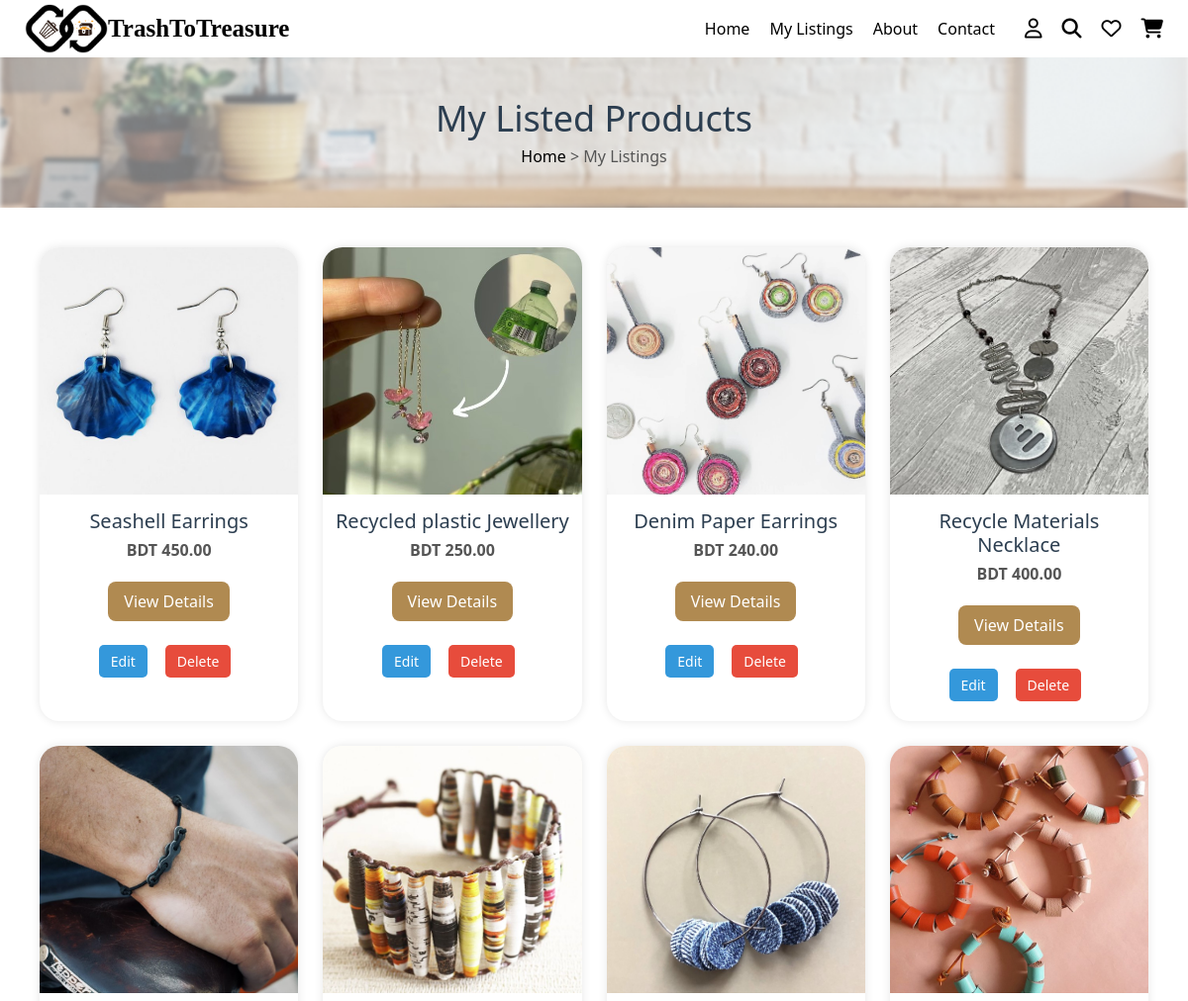
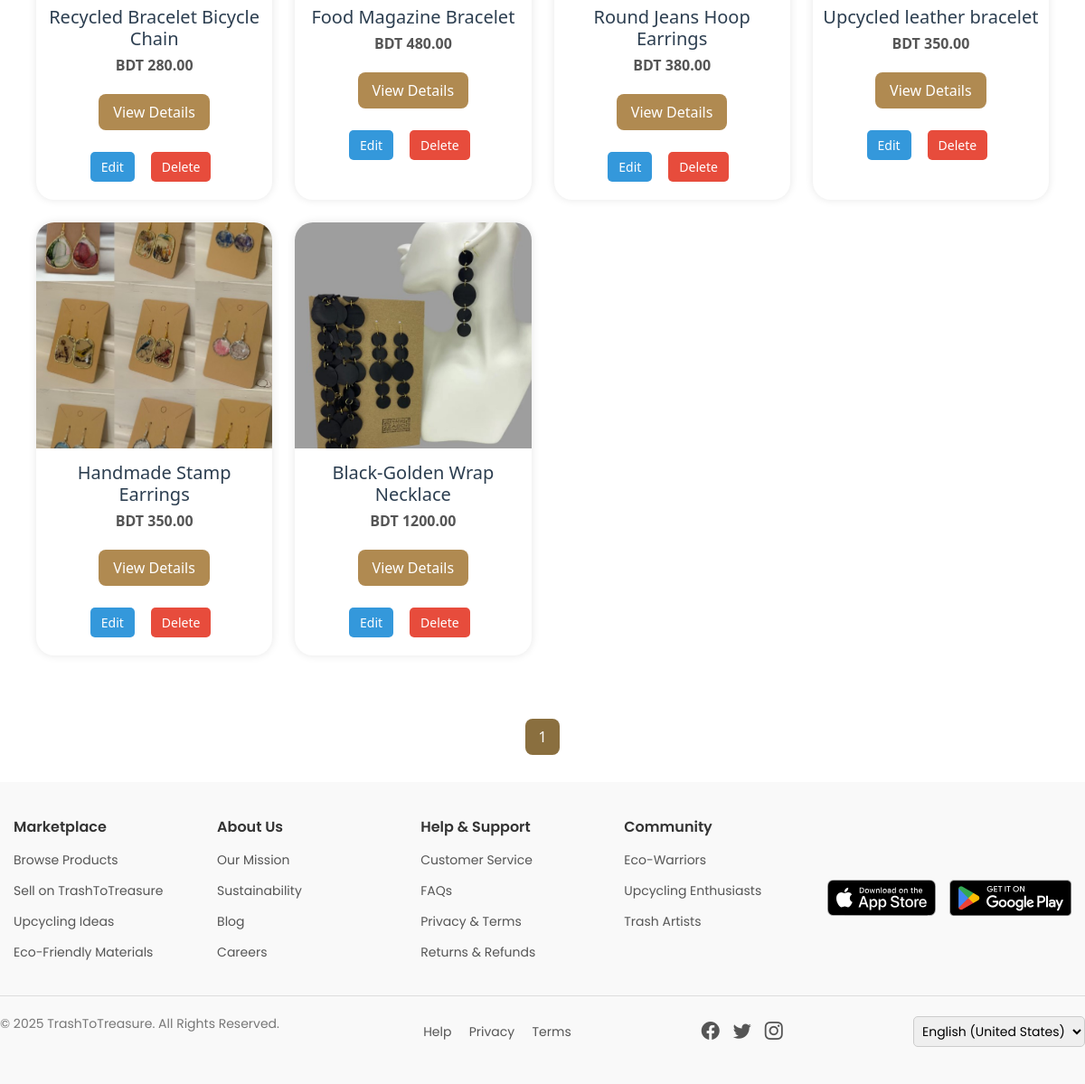
/listed_products/ (signed in), run on the app's committed database (2 pictures, top to bottom).
### marketplace/models.py (models this page shows, shortened)
class UpcycledProduct(models.Model):
    product_name = models.CharField(max_length=255, default="")
    category = models.CharField(max_length=100, default="")
    description = models.TextField()
    price = models.DecimalField(max_digits=10, decimal_places=2)
    product_status = models.CharField(max_length=20, choices=PRODUCT_STATUS_CHOICES, default='active')
    artisan = models.ForeignKey(User, on_delete=models.CASCADE, related_name='upcycled_products', null=True, blank=True)
    approval_status = models.BooleanField(default=False)
    stock_availability = models.IntegerField()
    product_images = models.ImageField(upload_to='upcycled_products/', blank=True, null=True)
    location = models.CharField(max_length=255, default="")
    rating = models.DecimalField(max_digits=3, decimal_places=2, default=0.0)
    tags = models.CharField(max_length=255, blank=True, null=True)
    listing_date = models.DateTimeField(auto_now_add=True)
    last_updated = models.DateTimeField(auto_now=True, null=True, blank=True)
    sold_count = models.IntegerField(default=0)
    delivery_status = models.CharField(max_length=20, choices=DELIVERY_STATUS_CHOICES, default='ready')
    slug = models.SlugField(max_length=255, unique=True, blank=True)

### marketplace/views.py (the view)
# urls.py: path('listed_products/', listed_products, name='listed_products'),  # Artisan's listed products
@login_required
def listed_products(request):
    if request.user.role != 'artisan':
        return HttpResponseForbidden("You are not authorized to view this page.")
    products = UpcycledProduct.objects.filter(artisan=request.user)
    paginator = Paginator(products, 12) # 12 products per page
    page_number = request.GET.get('page')
    page_obj = paginator.get_page(page_number)
    return render(request, 'listed_products.html', {
        'products': products,  # Keep this if you want to use it elsewhere
        'page_obj': page_obj   # This is the one your grid uses
    })

### marketplace/templates/listed_products.html (shortened to what this page needs)
{% load static %}
{% include "header.html" %}
<!DOCTYPE html>
<html lang="en">
<head>
    <link rel="stylesheet" href="{% static 'css/buyer_profile.css' %}">
</head>
<body>
<section class="product-banner">
    <h2>My Listed Products</h2>
    <p><a href="/">Home</a> >  My Listings</p>
</section>
<div class="products-grid">
    {% for product in page_obj %}
        <div class="product-card">
            <img src="{{ product.product_images.url }}" alt="{{ product.product_name }}">
            <h3>{{ product.product_name }}</h3>
            <p><strong>BDT {{ product.price }}</strong></p>
            <a href="{% url 'upcycled_product_details' product.slug %}" class="view-button">View Details</a>
            <div class="button-pair">
                <a href="{% url 'edit_product'   product.pk %}" class="edit-btn">Edit</a>
                <a href="{% url 'delete_product' product.pk %}" class="delete-btn">Delete</a>
            </div>
        </div>
    {% endfor %}
</div>
<div class="pagination-wrapper">
    <div class="pagination">
        {% for num in page_obj.paginator.page_range %}
            {% if page_obj.number == num %}
                <strong style="margin: 0 5px;">{{ num }}</strong>
            {% elif num >= page_obj.number|add:'-2' and num <= page_obj.number|add:'2' %}
                <a href="?page={{ num }}">{{ num }}</a>
            {% endif %}
        {% endfor %}
    </div>
</div>
</body>
</html>
{% include "footer.html" %}

### marketplace/static/css/buyer_profile.css (style rules this page uses)
.product-banner { text-align: center; padding: 50px 0; background: url('/static/images/bg.png') no-repeat center; background-size: cover; color: #000; }
.product-banner h2 { font-size: 40px; margin: 0; }
.product-banner p { margin: 10px 0 0; }
.product-banner a { color: #000; text-decoration: none; }
h2 { font-size: 24px; margin-bottom: 20px; color: #333; }
.button-pair { display: flex; flex-direction: row; align-items: center; justify-content: space-between; gap: 10px; margin-top: 10px; }

### marketplace/templates/header.html (style rules this page uses)
* { margin: 0; padding: 0; box-sizing: border-box; }
body { font-family: Arial, sans-serif; background: #fff; }

### marketplace/templates/listed_products.html (style rules this page uses)
.products-grid { display: grid; grid-template-columns: repeat(auto-fit, minmax(250px, 1fr)); gap: 25px; padding: 40px; max-width: 1200px; margin: auto; }
.product-card { background: #fff; border-radius: 20px; box-shadow: 0 0 10px rgba(0,0,0,0.1); overflow: hidden; text-align: center; transition: 0.3s ease-in-out; }
.product-card img { width: 100%; height: 250px; object-fit: cover; }
.product-card h3 { margin: 15px 10px 5px; font-size: 20px; color: #2c3e50; }
.product-card p { margin: 0 10px 10px; color: #555; }
.view-button { display: inline-block; margin: 10px 0 20px; padding: 8px 16px; background-color: #b08a51; color: #fff; border-radius: 8px; text-decoration: none; }
.product-banner { text-align: center; background-color: #e0f7ec; padding: 40px 0; }
.product-banner h2 { font-size: 36px; color: #2c3e50; }
.product-banner p { color: #555; margin-top: 5px; }
.pagination-wrapper { width: 100%; display: flex; justify-content: center; margin: 30px 0; }
.pagination { display: flex; gap: 10px; flex-wrap: wrap; }
.pagination a, .pagination strong { padding: 8px 14px; background-color:rgb(0, 0, 0); color: #fff; border-radius: 8px; text-decoration: none; font-weight: 500; }
.pagination strong { background-color: #8a6f3f; }
.button-pair { display: flex; justify-content: center; margin-top: 4px; margin-bottom: 20px; }
.button-pair a { text-decoration: none; }
.edit-btn, .delete-btn { padding: 6px 12px; border-radius: 5px; text-decoration: none; color: white; font-size: 14px; margin-right: 8px; }
.edit-btn { background-color: #3498db; }
.delete-btn { background-color: #e74c3c; }

### data on the page
UpcycledProduct: product_images (picture), product_name "Seashell Earrings", price "450.00"
UpcycledProduct: product_images (picture), product_name "Recycled plastic Jewellery", price "250.00"
UpcycledProduct: product_images (picture), product_name "Denim Paper Earrings", price "240.00"
UpcycledProduct: product_images (picture), product_name "Recycle Materials Necklace", price "400.00"
UpcycledProduct: product_images (picture), product_name "Recycled Bracelet Bicycle Chain", price "280.00"
UpcycledProduct: product_images (picture), product_name "Food Magazine Bracelet", price "480.00"
UpcycledProduct: product_images (picture), product_name "Round Jeans Hoop Earrings", price "380.00"
UpcycledProduct: product_images (picture), product_name "Upcycled leather bracelet", price "350.00"
UpcycledProduct: product_images (picture), product_name "Handmade Stamp Earrings", price "350.00"
UpcycledProduct: product_images (picture), product_name "Black-Golden Wrap Necklace", price "1200.00"

### other printed values
{{ num }} "1"
